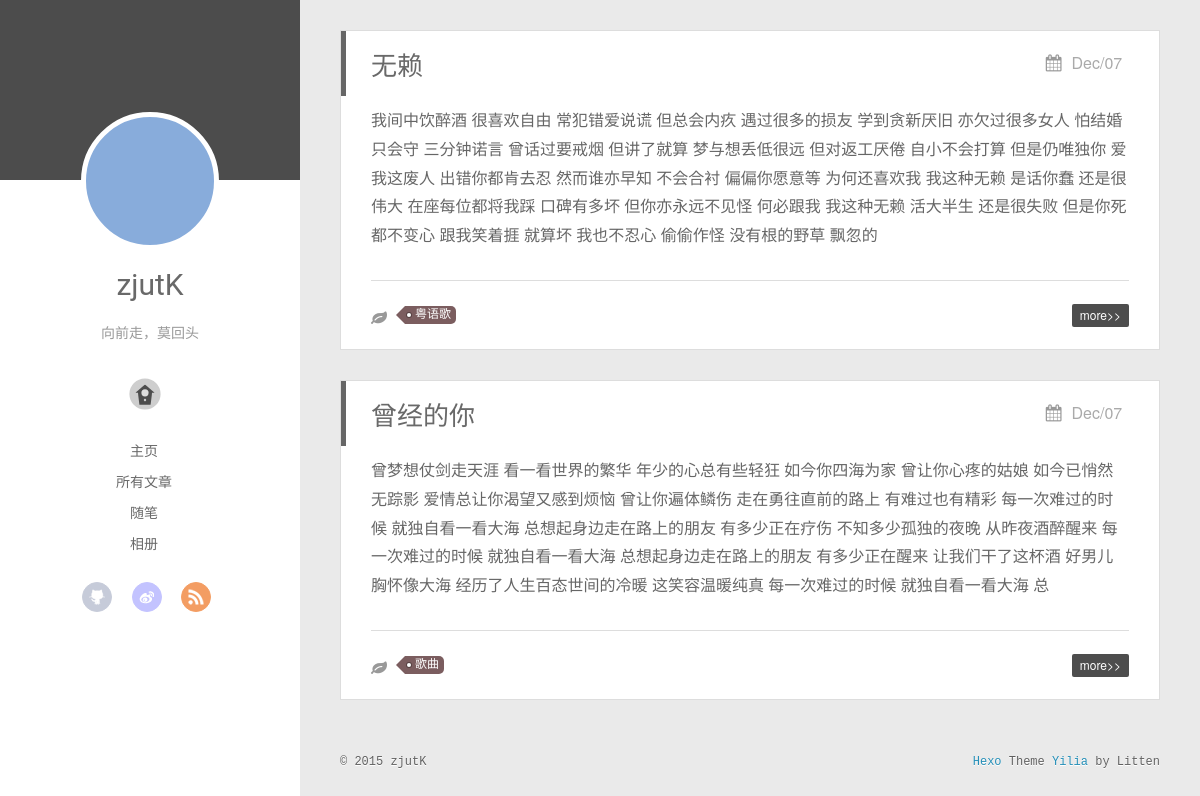
Screenshot of /?page=2 with the database file from the repository.
### Blog/models.py (models this page shows, shortened)
class Article(models.Model):
    title=models.CharField(max_length=100)
    category=models.CharField(max_length=50,blank=True)#博客标签
    date_time=models.DateTimeField(auto_now_add=True)
    content=models.TextField(blank=True,null=True)
    views_count = models.IntegerField(default=0)
    comment_count = models.IntegerField(default=0)
    class Meta:
        ordering=['-date_time']

### Blog/views.py (the view)
# urls.py: 2. Add a URL to urlpatterns:  url(r'^$', views.home, name='home')
def home(request):
    posts=Article.objects.all()
    paginator=Paginator(posts,2)
    page=request.GET.get('page')
    try:
        post_list=paginator.page(page)
    except PageNotAnInteger:
        post_list=paginator.page(1)
    except EmptyPage:
        post_list=paginator.paginator(paginator.num_pages)
    return render(request,'home.html',{'post_list':post_list})

### Blog/templatetags/custom_markdown.py (called while the page is built)
@register.filter(is_safe=True)#注册template
@stringfilter   #希望字符串作为参数
def custom_markdown(value):
    return mark_safe(markdown.markdown(value,
                                       extensions=['markdown.extensions.fenced_code','markdown.extensions.codehilite'],
                                       safe_mode=True,
                                       enable_attributes=False))

### Blog/templates/home.html (shortened to what this page needs)
{% extends "base.html" %}
{% load custom_markdown %}
{% block content %}
    <div class="body-wrap">
        {% for post in post_list %}
            <article id="{{ post.id }}" class="article article-type-post show" itemscope itemprop="blogpost">
            <div class="article-meta">
                <a href="/" class="article-date">
                    <time datetime="{{ post.date_time }}" itemscope="datepublished">{{ post.date_time|date:"M/d" }}</time>
                </a>
            </div>
            <div class="article-inner">
                <header class="article-header">
                    <h1 itemscope="name">
                        <a class="article-title" href="/">{{ post.title }}</a>
                    </h1>
                </header>
                <div class="article-entry" itemprop="articleBody">
                    {{ post.content|custom_markdown|slice:"250" }}
                </div>
                <div class="article-info article-info-index">
                    <div class="article-tag tagcloud">
                        <ul class="article-tag-list">
                            <li class="article-tag-list-item">
                                <a class="color5" href="/tag{{ post.category }}" style="font-size: 12px;">
                                    {{ post.category }}
                                </a>
                            </li>
                        </ul>
                    </div>
                    <p class="article-more-link">
                        <a href="{{ post.date_time |date:"Y/m/d/" }}{{ post.title }}">more>></a>
                    </p>
                    <div class="clearfix"></div>
                </div>
            </div>
        </article>
      {% endfor %}
        <nav id="page-nav">
        </nav>
    </div>
{% endblock %}

### Blog/static/css/style.css (style rules this page uses)
body { width: 100%; }
body:before, body:after { content: ""; display: table; }
body:after { clear: both; }
html, body, div, span, applet, object, iframe, h1, h2, h3, h4, h5, h6, p, blockquote, pre, a, abbr, acronym, address, big, cite, code, del, dfn, em, img, ins, kbd, q, s, samp, small, strike, strong, sub, sup, tt, var, dl, dt, dd, ol, ul, li, fieldset, form, label, legend, table, caption, tbody, tfoot, thead, tr, th, td { margin: 0; padding: 0; border: 0; outline: 0; font-weight: inherit; font-style: inherit; font-family: inherit; font-size: 100%; vertical-align: baseline; }
body { line-height: 1; color: #000; background: #fff; }
ol, ul { list-style: none; }
ul { list-style: none; }
html, body, #container { height: 100%; }
body { font-family: "微软雅黑", "HelveticaNeue-Light", "Helvetica Neue Light", "Helvetica Neue", Helvetica, Arial, sans-serif; font-size: 16px; background: #fff; color: rgba(0,0,0,0.6); -webkit-overflow-scrolling: touch; }
h1, h2, h3 { display: block; }
h1 { font-size: 1.5em; }
a { text-decoration: none; outline-width: 0; color: #258fb8; outline: none; }
.clearfix { *zoom: 1; }
.clearfix:after { content: ""; display: table; clear: both; }
.article { margin: 30px 40px 30px 40px; position: relative; border: 1px solid #ddd; background: #fff; max-width: 1000px; visibility: hidden; -webkit-transition: all 0.2s ease-in; }
.article.show { visibility: visible; -webkit-animation: cd-bounce-1 0.6s; -moz-animation: cd-bounce-1 0.6s; -webkit-animation: cd-bounce-1 0.6s; -moz-animation: cd-bounce-1 0.6s; -ms-animation: cd-bounce-1 0.6s; animation: cd-bounce-1 0.6s; }
.article-title { color: #696969; margin-left: 0px; font-weight: 300; line-height: 35px; margin-bottom: 20px; font-size: 26px; -webkit-transition: color 0.3s; -moz-transition: color 0.3s; -o-transition: color 0.3s; -webkit-transition: color 0.3s; -moz-transition: color 0.3s; -ms-transition: color 0.3s; transition: color 0.3s; }
.article-inner { position: relative; margin-bottom: 20px; }
.article-header { border-left: 5px solid; padding: 15px 0px 15px 25px; }
.article-info-index.article-info { padding-top: 20px; margin: 30px 30px 0 30px; border-top: 1px solid #ddd; }
.article-entry { line-height: 1.8em; padding-right: 30px; padding-left: 30px; }
.article-entry p { margin-top: 10px; }
.article-meta { width: 150px; font-size: 14; text-align: right; position: absolute; right: 0; top: 23px; text-align: center; z-index: 1; }
.article-meta time { color: #aaa; }
.article-meta time:before { color: #999; content: "\f073"; font: 17px FontAwesome; margin-right: 10px; }
.article-more-link { margin-top: 5px; text-align: right; }
.article-more-link a { background: #4d4d4d; color: #fff; font-size: 12px; padding: 2px 8px 4px; line-height: 16px; -webkit-border-radius: 2px; -moz-border-radius: 2px; -webkit-border-radius: 2px; border-radius: 2px; -webkit-transition: background 0.3s; -moz-transition: background 0.3s; -ms-transition: background 0.3s; transition: background 0.3s; }
#page-nav { text-align: center; }
.tagcloud a { display: inline-block; text-decoration: none; font-weight: normal; font-size: 10px; color: #fff; height: 18px; line-height: 18px; float: left; padding: 0 5px 0px 10px; position: relative; -webkit-border-radius: 0 5px 5px 0; border-radius: 0 5px 5px 0; margin: 5px 9px 5px 8px; font-family: Menlo, Monaco, "Andale Mono", "lucida console", "Courier New", monospace; }
.tagcloud a:before { content: " "; width: 0px; height: 0px; position: absolute; top: 0; left: -18px; border: 9px solid transparent; }
.tagcloud a:after { content: " "; width: 4px; height: 4px; background-color: #fff; -webkit-border-radius: 4px; border-radius: 4px; -webkit-box-shadow: 0px 0px 0px 1px rgba(0,0,0,0.3); box-shadow: 0px 0px 0px 1px rgba(0,0,0,0.3); position: absolute; top: 7px; left: 2px; }
.tagcloud a.color5 { background: #7b5d5f; }
.tagcloud a.color5:before { border-right-color: #7b5d5f; }
.article-tag-list .article-tag-list-item { float: left; }
.article-tag { float: left; }
.article-tag .article-tag-list { float: left; }
.article-tag:before { float: left; color: #999; content: "\f06c"; font: 16px FontAwesome; float: left; margin-right: 10px; margin-top: 9px; }
.article-tag:after { float: left; content: ""; margin-right: 20px; margin-top: 9px; float: left; }

### rows the page displays
Article: date_time "Dec/07", title "无赖", content|custom_markdown "我间中饮醉酒 很喜欢自由 常犯错爱说谎 但总会内疚 遇过很多的损友 学到贪新厌旧 亦欠过很多女人 怕结婚只会守 三分钟诺言 曾话过要戒烟 但讲了就算 梦与想丢低很远 但对返工厌倦 自小不会打算 但是仍唯独你 爱我这废人 出错你都肯去忍 然而谁亦早知 不会合衬 偏偏你愿意等 为何还喜欢我 我这种无赖 是话你蠢 还是很伟大 在座每位都将我踩 口碑有多坏 但你亦永远不见怪 何必跟我 我这种无赖 活大半生 还是很失败 但是你死都不变心 跟我笑着捱 就算坏 我也不忍心 偷偷作怪 没有根的野草 飘忽的", category "粤语歌"
Article: date_time "Dec/07", title "曾经的你", content|custom_markdown "曾梦想仗剑走天涯 看一看世界的繁华 年少的心总有些轻狂 如今你四海为家 曾让你心疼的姑娘 如今已悄然无踪影 爱情总让你渴望又感到烦恼 曾让你遍体鳞伤 走在勇往直前的路上 有难过也有精彩 每一次难过的时候 就独自看一看大海 总想起身边走在路上的朋友 有多少正在疗伤 不知多少孤独的夜晚 从昨夜酒醉醒来 每一次难过的时候 就独自看一看大海 总想起身边走在路上的朋友 有多少正在醒来 让我们干了这杯酒 好男儿胸怀像大海 经历了人生百态世间的冷暖 这笑容温暖纯真 每一次难过的时候 就独自看一看大海 总", category "歌曲"
